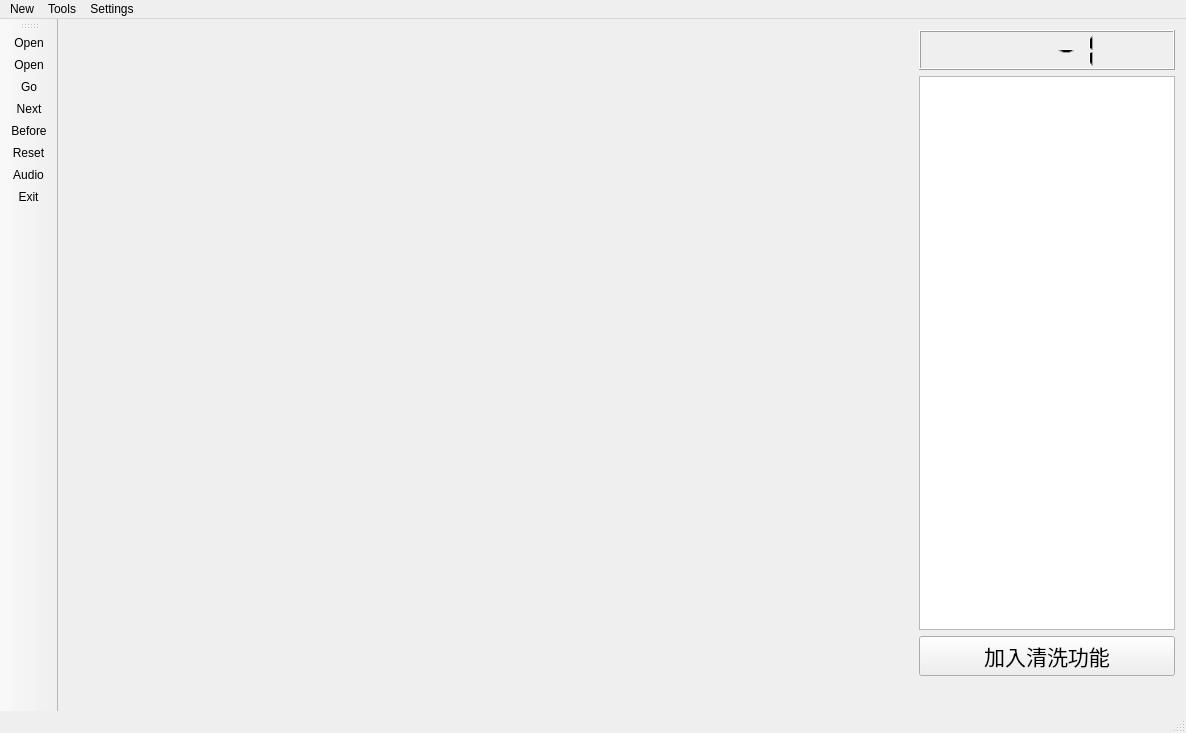
<?xml version="1.0" encoding="UTF-8"?>
<ui version="4.0">
 <class>MainWindow</class>
 <widget class="QMainWindow" name="MainWindow">
  <property name="geometry">
   <rect>
    <x>0</x>
    <y>0</y>
    <width>1186</width>
    <height>733</height>
   </rect>
  </property>
  <property name="sizePolicy">
   <sizepolicy hsizetype="Fixed" vsizetype="Preferred">
    <horstretch>0</horstretch>
    <verstretch>0</verstretch>
   </sizepolicy>
  </property>
  <property name="windowTitle">
   <string>MainWindow</string>
  </property>
  <widget class="QWidget" name="centralWidget">
   <layout class="QGridLayout" name="gridLayout">
    <item row="3" column="0">
     <spacer name="verticalSpacer">
      <property name="orientation">
       <enum>Qt::Vertical</enum>
      </property>
      <property name="sizeHint" stdset="0">
       <size>
        <width>20</width>
        <height>40</height>
       </size>
      </property>
     </spacer>
    </item>
    <item row="1" column="1">
     <spacer name="horizontalSpacer">
      <property name="orientation">
       <enum>Qt::Horizontal</enum>
      </property>
      <property name="sizeHint" stdset="0">
       <size>
        <width>40</width>
        <height>20</height>
       </size>
      </property>
     </spacer>
    </item>
    <item row="1" column="2">
     <widget class="QTextBrowser" name="textBrowser">
      <property name="maximumSize">
       <size>
        <width>300</width>
        <height>16777215</height>
       </size>
      </property>
      <property name="font">
       <font>
        <pointsize>14</pointsize>
       </font>
      </property>
     </widget>
    </item>
    <item row="2" column="2">
     <widget class="QPushButton" name="pushButton">
      <property name="sizePolicy">
       <sizepolicy hsizetype="Preferred" vsizetype="Preferred">
        <horstretch>0</horstretch>
        <verstretch>0</verstretch>
       </sizepolicy>
      </property>
      <property name="minimumSize">
       <size>
        <width>80</width>
        <height>40</height>
       </size>
      </property>
      <property name="font">
       <font>
        <pointsize>16</pointsize>
       </font>
      </property>
      <property name="text">
       <string>加入清洗功能</string>
      </property>
      <property name="checkable">
       <bool>true</bool>
      </property>
      <property name="default">
       <bool>false</bool>
      </property>
      <property name="flat">
       <bool>false</bool>
      </property>
     </widget>
    </item>
    <item row="0" column="2">
     <widget class="QLCDNumber" name="lcdNumber">
      <property name="enabled">
       <bool>true</bool>
      </property>
      <property name="sizePolicy">
       <sizepolicy hsizetype="Maximum" vsizetype="Maximum">
        <horstretch>0</horstretch>
        <verstretch>0</verstretch>
       </sizepolicy>
      </property>
      <property name="minimumSize">
       <size>
        <width>100</width>
        <height>40</height>
       </size>
      </property>
      <property name="maximumSize">
       <size>
        <width>300</width>
        <height>80</height>
       </size>
      </property>
      <property name="layoutDirection">
       <enum>Qt::LeftToRight</enum>
      </property>
      <property name="digitCount">
       <number>5</number>
      </property>
      <property name="value" stdset="0">
       <double>-1.000000000000000</double>
      </property>
     </widget>
    </item>
    <item row="1" column="0" rowspan="2">
     <widget class="PaintWidget" name="widget" native="true">
      <property name="sizePolicy">
       <sizepolicy hsizetype="Expanding" vsizetype="Expanding">
        <horstretch>0</horstretch>
        <verstretch>0</verstretch>
       </sizepolicy>
      </property>
      <property name="minimumSize">
       <size>
        <width>800</width>
        <height>600</height>
       </size>
      </property>
      <property name="sizeIncrement">
       <size>
        <width>600</width>
        <height>400</height>
       </size>
      </property>
     </widget>
    </item>
   </layout>
  </widget>
  <widget class="QMenuBar" name="menuBar">
   <property name="geometry">
    <rect>
     <x>0</x>
     <y>0</y>
     <width>1186</width>
     <height>22</height>
    </rect>
   </property>
   <property name="nativeMenuBar">
    <bool>false</bool>
   </property>
   <widget class="QMenu" name="menuNew">
    <property name="title">
     <string>New</string>
    </property>
    <addaction name="actionSet"/>
    <addaction name="actionOpen"/>
   </widget>
   <widget class="QMenu" name="menuTools">
    <property name="title">
     <string>Tools</string>
    </property>
    <addaction name="actionNext_2"/>
    <addaction name="actionBefore_2"/>
    <addaction name="actionGo_2"/>
    <addaction name="actionReset_2"/>
   </widget>
   <widget class="QMenu" name="menuSetting">
    <property name="title">
     <string>Settings</string>
    </property>
    <addaction name="actionAudio_2"/>
   </widget>
   <addaction name="menuNew"/>
   <addaction name="menuTools"/>
   <addaction name="menuSetting"/>
  </widget>
  <widget class="QToolBar" name="mainToolBar">
   <attribute name="toolBarArea">
    <enum>LeftToolBarArea</enum>
   </attribute>
   <attribute name="toolBarBreak">
    <bool>false</bool>
   </attribute>
   <addaction name="actionOpen_2"/>
   <addaction name="actionOpen_3"/>
   <addaction name="actionGo"/>
   <addaction name="actionNext"/>
   <addaction name="actionBefore"/>
   <addaction name="actionReset"/>
   <addaction name="actionAudio"/>
   <addaction name="actionExit"/>
  </widget>
  <widget class="QStatusBar" name="statusBar"/>
  <action name="actionNext">
   <property name="icon">
    <iconset>
     <normalon>:/icon/right-circle.svg</normalon>
    </iconset>
   </property>
   <property name="text">
    <string>Next</string>
   </property>
   <property name="shortcut">
    <string>Right</string>
   </property>
  </action>
  <action name="actionBefore">
   <property name="icon">
    <iconset resource="img.qrc">
     <normaloff>:/icon/left-circle.svg</normaloff>
     <normalon>:/new/prefix1/icon/left-circle.png</normalon>:/icon/left-circle.svg</iconset>
   </property>
   <property name="text">
    <string>Before</string>
   </property>
   <property name="shortcut">
    <string>Left</string>
   </property>
  </action>
  <action name="actionGo">
   <property name="checkable">
    <bool>true</bool>
   </property>
   <property name="icon">
    <iconset resource="img.qrc">
     <normaloff>:/icon/play-circle.svg</normaloff>:/icon/play-circle.svg</iconset>
   </property>
   <property name="text">
    <string>Go</string>
   </property>
   <property name="shortcut">
    <string>Space</string>
   </property>
  </action>
  <action name="actionReset">
   <property name="icon">
    <iconset resource="img.qrc">
     <normaloff>:/icon/reload.svg</normaloff>:/icon/reload.svg</iconset>
   </property>
   <property name="text">
    <string>Reset</string>
   </property>
   <property name="shortcut">
    <string>Ctrl+R</string>
   </property>
  </action>
  <action name="actionAudio">
   <property name="checkable">
    <bool>true</bool>
   </property>
   <property name="icon">
    <iconset resource="img.qrc">
     <normaloff>:/icon/sound.svg</normaloff>:/icon/sound.svg</iconset>
   </property>
   <property name="text">
    <string>Audio</string>
   </property>
   <property name="shortcut">
    <string>Ctrl+A</string>
   </property>
  </action>
  <action name="actionExit">
   <property name="icon">
    <iconset resource="img.qrc">
     <normaloff>:/icon/poweroff.svg</normaloff>:/icon/poweroff.svg</iconset>
   </property>
   <property name="text">
    <string>Exit</string>
   </property>
   <property name="shortcut">
    <string>Ctrl+E</string>
   </property>
  </action>
  <action name="actionNext_2">
   <property name="icon">
    <iconset resource="img.qrc">
     <normaloff>:/icon/right-circle.svg</normaloff>:/icon/right-circle.svg</iconset>
   </property>
   <property name="text">
    <string>Next</string>
   </property>
  </action>
  <action name="actionBefore_2">
   <property name="icon">
    <iconset resource="img.qrc">
     <normaloff>:/icon/left-circle.svg</normaloff>:/icon/left-circle.svg</iconset>
   </property>
   <property name="text">
    <string>Before</string>
   </property>
  </action>
  <action name="actionGo_2">
   <property name="checkable">
    <bool>true</bool>
   </property>
   <property name="icon">
    <iconset resource="img.qrc">
     <normaloff>:/icon/play-circle.svg</normaloff>:/icon/play-circle.svg</iconset>
   </property>
   <property name="text">
    <string>Go</string>
   </property>
  </action>
  <action name="actionReset_2">
   <property name="icon">
    <iconset resource="img.qrc">
     <normaloff>:/icon/reload.svg</normaloff>:/icon/reload.svg</iconset>
   </property>
   <property name="text">
    <string>Reset</string>
   </property>
  </action>
  <action name="actionAudio_2">
   <property name="checkable">
    <bool>true</bool>
   </property>
   <property name="icon">
    <iconset resource="img.qrc">
     <normaloff>:/icon/sound.svg</normaloff>:/icon/sound.svg</iconset>
   </property>
   <property name="text">
    <string>Audio</string>
   </property>
  </action>
  <action name="actionOpen_2">
   <property name="icon">
    <iconset resource="img.qrc">
     <normaloff>:/icon/setting.svg</normaloff>:/icon/setting.svg</iconset>
   </property>
   <property name="text">
    <string>Open</string>
   </property>
   <property name="shortcut">
    <string>Ctrl+O</string>
   </property>
  </action>
  <action name="actionSet">
   <property name="icon">
    <iconset resource="img.qrc">
     <normaloff>:/icon/setting.svg</normaloff>:/icon/setting.svg</iconset>
   </property>
   <property name="text">
    <string>Set</string>
   </property>
  </action>
  <action name="actionOpen">
   <property name="icon">
    <iconset resource="img.qrc">
     <normaloff>:/icon/plus-circle.svg</normaloff>:/icon/plus-circle.svg</iconset>
   </property>
   <property name="text">
    <string>Open</string>
   </property>
  </action>
  <action name="actionOpen_3">
   <property name="icon">
    <iconset resource="img.qrc">
     <normaloff>:/icon/plus-circle.svg</normaloff>:/icon/plus-circle.svg</iconset>
   </property>
   <property name="text">
    <string>Open</string>
   </property>
   <property name="shortcut">
    <string>Ctrl+O</string>
   </property>
  </action>
 </widget>
 <layoutdefault spacing="6" margin="11"/>
 <customwidgets>
  <customwidget>
   <class>PaintWidget</class>
   <extends>QWidget</extends>
   <header>paintwidget.h</header>
   <container>1</container>
  </customwidget>
 </customwidgets>
 <resources>
  <include location="img.qrc"/>
 </resources>
 <connections>
  <connection>
   <sender>actionSet</sender>
   <signal>triggered()</signal>
   <receiver>actionOpen_2</receiver>
   <slot>trigger()</slot>
   <hints>
    <hint type="sourcelabel">
     <x>-1</x>
     <y>-1</y>
    </hint>
    <hint type="destinationlabel">
     <x>-1</x>
     <y>-1</y>
    </hint>
   </hints>
  </connection>
  <connection>
   <sender>actionNext_2</sender>
   <signal>triggered()</signal>
   <receiver>actionNext</receiver>
   <slot>trigger()</slot>
   <hints>
    <hint type="sourcelabel">
     <x>-1</x>
     <y>-1</y>
    </hint>
    <hint type="destinationlabel">
     <x>-1</x>
     <y>-1</y>
    </hint>
   </hints>
  </connection>
  <connection>
   <sender>actionReset_2</sender>
   <signal>triggered()</signal>
   <receiver>actionReset</receiver>
   <slot>trigger()</slot>
   <hints>
    <hint type="sourcelabel">
     <x>-1</x>
     <y>-1</y>
    </hint>
    <hint type="destinationlabel">
     <x>-1</x>
     <y>-1</y>
    </hint>
   </hints>
  </connection>
  <connection>
   <sender>actionGo_2</sender>
   <signal>triggered()</signal>
   <receiver>actionGo</receiver>
   <slot>trigger()</slot>
   <hints>
    <hint type="sourcelabel">
     <x>-1</x>
     <y>-1</y>
    </hint>
    <hint type="destinationlabel">
     <x>-1</x>
     <y>-1</y>
    </hint>
   </hints>
  </connection>
  <connection>
   <sender>actionOpen_3</sender>
   <signal>triggered()</signal>
   <receiver>actionOpen</receiver>
   <slot>trigger()</slot>
   <hints>
    <hint type="sourcelabel">
     <x>-1</x>
     <y>-1</y>
    </hint>
    <hint type="destinationlabel">
     <x>-1</x>
     <y>-1</y>
    </hint>
   </hints>
  </connection>
  <connection>
   <sender>actionBefore_2</sender>
   <signal>triggered()</signal>
   <receiver>actionBefore</receiver>
   <slot>trigger()</slot>
   <hints>
    <hint type="sourcelabel">
     <x>-1</x>
     <y>-1</y>
    </hint>
    <hint type="destinationlabel">
     <x>-1</x>
     <y>-1</y>
    </hint>
   </hints>
  </connection>
  <connection>
   <sender>actionAudio_2</sender>
   <signal>toggled(bool)</signal>
   <receiver>actionAudio</receiver>
   <slot>toggle()</slot>
   <hints>
    <hint type="sourcelabel">
     <x>-1</x>
     <y>-1</y>
    </hint>
    <hint type="destinationlabel">
     <x>-1</x>
     <y>-1</y>
    </hint>
   </hints>
  </connection>
 </connections>
</ui>
